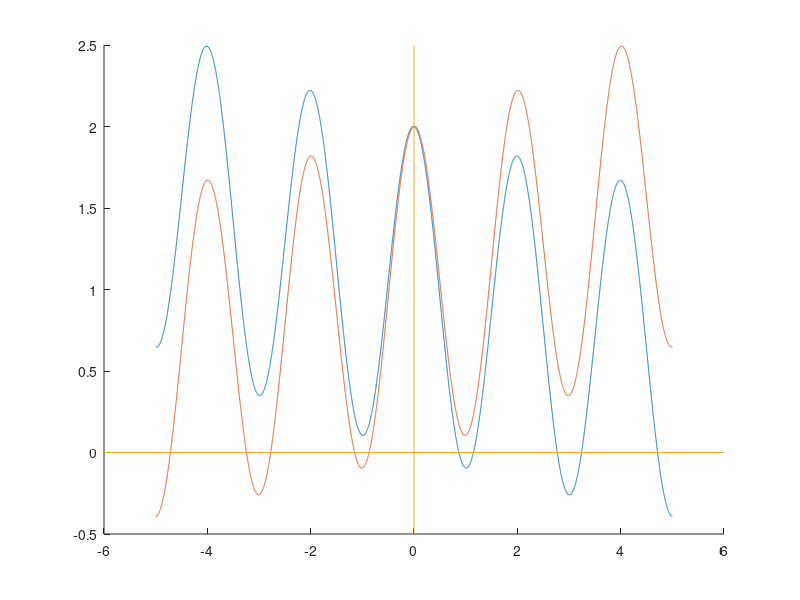

The MATLAB script that drew this image:
clear all;
clc;

t=-5:0.001:5;
t2=-t;

x=cos(pi*t)+exp(-0.1*t);
hold on;
plot(t,x);

y=cos(pi*t2)+exp(-0.1*t2);
plot(t,y);

xL=xlim;
yL=ylim;
line([0 0],yL);
line(xL,[0 0]);
hold off;
